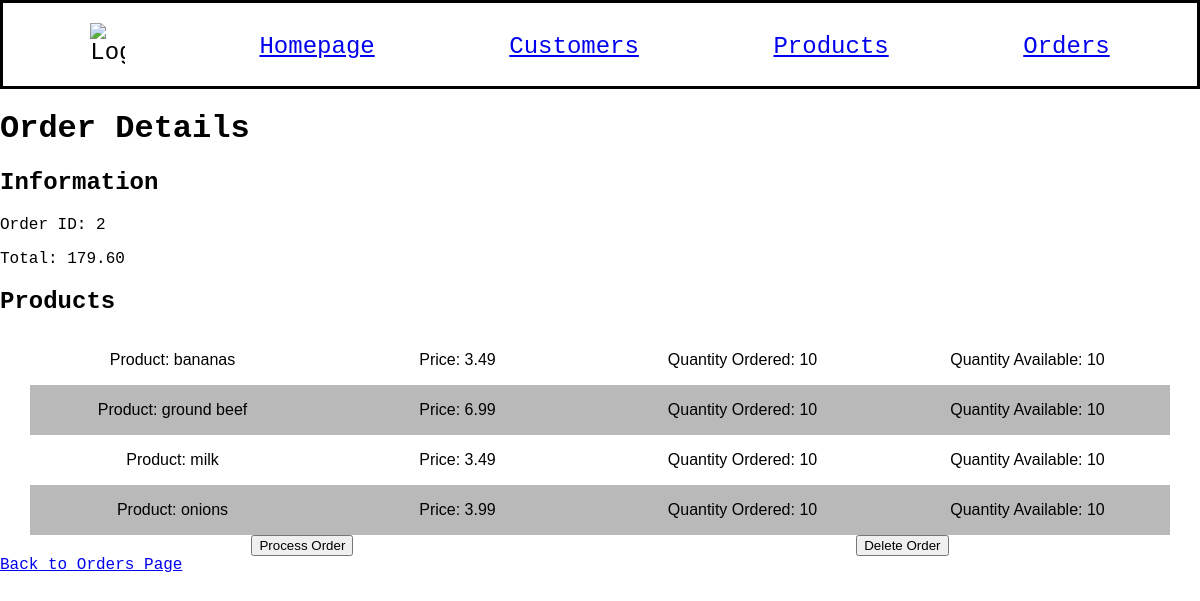
/orders/2, run on the app's committed database.
### models.py (models this page shows, shortened)
class Order(db.Model):
    id = mapped_column(Integer, primary_key=True)
    customer_id = mapped_column(Integer, ForeignKey(Customer.id), nullable=False)
    created = mapped_column(DateTime, default=func.now())
    processed = mapped_column(DateTime, nullable=True, default=None)
    customer = relationship("Customer", back_populates="orders")
    items = relationship("ProductOrder", back_populates="order")
    strategy = mapped_column(String(20), nullable=False, default="adjust")

class ProductOrder(db.Model):
    id = mapped_column(Integer, primary_key=True)
    order_id = mapped_column(Integer, ForeignKey(Order.id), nullable=False)
    product_id = mapped_column(Integer, ForeignKey(Product.id), nullable=False)
    product = relationship("Product")
    order = relationship("Order")
    quantity = mapped_column(Integer, nullable=False, default=0)
    quantity = mapped_column(Integer, nullable=False, default=0)

class Product(db.Model):
    id = mapped_column(Integer, primary_key=True)
    name = mapped_column(String(200), nullable=False, unique=True)
    price = mapped_column(Numeric(10,2), nullable=False)
    quantity = mapped_column(Integer, nullable=False, default=10)

### app.py (the view)
@app.route("/orders/<int:order_id>")
def order_detail(order_id):
    order = Order.query.get_or_404(order_id)
    customer = Customer.query.get(order.customer_id)
    order.total = sum(item.product.price * item.quantity for item in order.items)
    customer.balance -= order.total
    db.session.commit()
    return render_template("order_details.html", order=order, customer=customer)

### templates/order_details.html
{% extends "base.html" %}
{% block content %}
<h1>Order Details</h1>
<h2>Information</h2>
<p>Order ID: {{ order.id }}</p>
<p>Total: {{ order.total }}</p>
<h2>Products</h2>
{% for item in order.items %}
<div class="spreadsheet">
    <div>
        <p>Product: {{ item.product.name }}</p>
    </div>
    <div>
        <p>Price: {{ item.product.price }}</p>
    </div>
    <div>
        <p>Quantity Ordered: {{ item.quantity }}</p>
    </div>
    <div>
        <p>Quantity Available: {{ item.product.quantity }}</p>
    </div>
</div>
{% endfor %}
<div style="display: flex; justify-content: space-around;">
    <form action="{{ url_for('order_update', order_id=order.id) }}" method="post">
        <input  type="submit" value="Process Order" {% if order.processed %}disabled{% endif %}>
    </form>
    <form action="{{ url_for('order_delete', order_id=order.id) }}" method="post">
        <input type="submit" value="Delete Order" {% if order.processed %}disabled{% endif %}>
    </form>
</div>
<a href="/orders">Back to Orders Page</a>
{% endblock %}

### static/style.css (style rules this page uses)
body { background-color: rgb(255, 255, 255); margin: 0 auto; font-family: 'Courier New', Courier, monospace; }
.spreadsheet { font-family: Arial, Helvetica, sans-serif; border-collapse: collapse; margin: 0px 30px 0px 30px; display: flex; justify-content: spac e-between; }
.spreadsheet div { flex: 1; display: flex; justify-content: center; align-items: center; }
.spreadsheet:nth-child(even) { background-color: rgb(185, 185, 185); }

### data on the page
Order: id "2", processed "Process Order", processed "Delete Order"
ProductOrder: product.name "bananas", product.price "3.49", quantity "10", product.quantity "10"
ProductOrder: product.name "ground beef", product.price "6.99", quantity "10", product.quantity "10"
ProductOrder: product.name "milk", product.price "3.49", quantity "10", product.quantity "10"
ProductOrder: product.name "onions", product.price "3.99", quantity "10", product.quantity "10"

### other printed values
{{ order.total }} "179.60"
